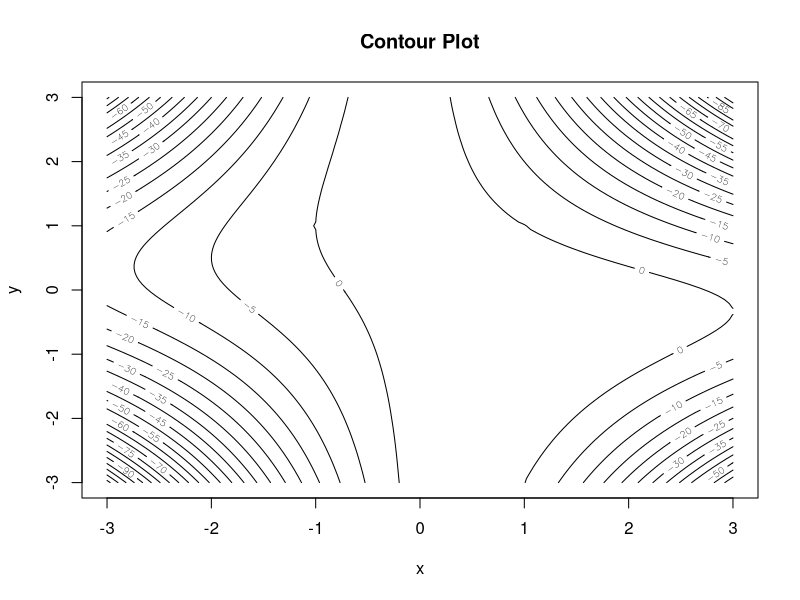

Source code (R):
## ---- chunk 1
knitr::opts_chunk$set(echo = TRUE)
## ---- chunk 2
# Define the function g(x, y)
g <- function(x, y) {
  -x^2 - x^2*y^2 - 2*x*y + 2*x + 2
}

# Partial derivatives
Dg_dx <- function(x, y) {
  -2*x - 2*x*y^2 - 2*y + 2
}
Dg_dy <- function(x, y) {
  -2*x^2*y - 2*x
}

# Second partial derivatives
D2g_dx2 <- function(x, y) {
  -2 - 2*y^2
}
D2g_dy2 <- function(x, y) {
  -2*x^2
}
D2g_dxdy <- function(x, y) {
  -4*x*y - 2
}

gradient <- function(x, y) {
  c((-2*x - 2*x*y^2 - 2*y + 2), (-2*x^2*y - 2*x))
}

# prepare contour/3d-plot
plot_contour <-function(){
  x1grid <- seq(-3, 3, length.out = 100)
  x2grid <- seq(-3, 3, length.out = 100)
  dx1 <- length(x1grid)
  dx2 <- length(x2grid)
  dx  <- dx1*dx2
  gx  <- matrix(rep(NA, dx), nrow=dx1)
  for (i in 1:dx1)
    for (j in 1:dx2)
    {
      gx[i,j] <- g(x1grid[i], x2grid[j])
    }
  mgx <- matrix(gx, nrow=dx1, ncol=dx2)
  contour(x1grid, x2grid, mgx, nlevels=20,xlab="x",ylab="y",main="Contour Plot")  
}

plot_contour()
## ---- chunk 3
#Hessian Matrix
H <- function(x,y) {
  matrix(c((-2-2*y^2), (-4*x*y-2), (-4*x*y-2), (-2*x^2)), ncol = 2)
}

## ---- chunk 4
# Newton's method for finding a local maximum
newton_method <- function(initial_guess, eps = 0.0001) {
  xy <- initial_guess
  xy1 <- initial_guess + c(2, 2)  # xy1 is xy(t-1); starting value here just to ensure
                                  #that while-condition is met 
  
  while (sum(abs(xy - xy1)) > eps) {
    xy1 <- xy
    gradient <- c(Dg_dx(xy[1], xy[2]), Dg_dy(xy[1], xy[2]))
    hessian <- H(xy[1],xy[2])
    
    # Update using Newton's method
    xy <- xy1 - (solve(hessian) %*% gradient)
  }
  xy
}

# Initial guess
initial_guess <- c(0, 0)

# Apply Newton's method
result <- newton_method(initial_guess)

cat("Local maximum found at:(", result[1],",",result[2], ")\n")
cat("Value of g at the local maximum:", g(result[1], result[2]), "\n")

## ---- chunk 5

# Set of different starting values
starting_values <- list(c(2, 0), c(-1, -2), c(0, 1), c(-2, 2))

# Run Newton's method for each starting value
for (start_val in starting_values) {
  
  cat("Starting value::", start_val, "\n")
  result <- newton_method(start_val)
  
  cat("Converged to:", result, "\n")
  
  # Calculate gradient and Hessian at the final converged point
  gradient_final <- c(Dg_dx(result[1], result[2]), Dg_dy(result[1], result[2]))
  hessian_final <- H(result[1], result[2])
  
  cat("Gradient at converged point:", gradient_final, "\n")
  cat("Hessian at converged point:\n")
  print(hessian_final)
  eigenvalues <- eigen(hessian_final)$values
  
  # Check the signs of eigenvalues
  if(all(eigenvalues > 0)) {
    cat("****Local Minimum****\n\n")
  } else if(all(eigenvalues < 0)) {
    cat("****Local Maximum****\n\n")
  } else {
    cat("****Saddle Point****\n\n")
  }
}

## ---- chunk 6
x <- c(0, 0, 0, 0.1, 0.1, 0.3, 0.3, 0.9, 0.9, 0.9)
y <- c(0, 0, 1, 0, 1, 1, 1, 0, 1, 1)

logistic_function <- function(beta) {
  return(1 / (1 + exp(-(beta[1] + beta[2] * x))))
}
#loglikelihood funtion
g <- function(beta) {
  p <- logistic_function(beta)
  return(sum((y * log(p)) + ((1 - y) * log(1 - p))))
}
#partial derivatives
dg1 <- function(beta)
{
  p <- logistic_function(beta)
  return(sum(p - y))
}

dg2 <- function(beta)
{
  p <- logistic_function(beta)
  return(sum((p - y) * x))
}
#gradian mtrix
gradient <- function(beta)
{
  c(dg1(beta), dg2(beta))
}

#Steepest ascent function:
steepestasc <- function(beta0, eps=1e-8, alpha0=1)
{
 
  no_of_gradient_evaluation<-1
  no_of_function_evaluation<-0
  beta   <- beta0
  conv <- 999
  while(conv>eps)
  {
    alpha <- alpha0
    beta1   <- beta
    beta    <- (beta1 - alpha*gradient(beta1))
    
    while (g(beta)<g(beta1))
    {
      alpha <- (alpha/2)
      beta    <- (beta1 - alpha*gradient(beta1))
      no_of_gradient_evaluation <-no_of_gradient_evaluation+1
      no_of_function_evaluation<-no_of_function_evaluation + 2
    }
    no_of_function_evaluation<-no_of_function_evaluation + 2
    conv <- sum((beta-beta1)*(beta-beta1))
  }
  return(list(beta=beta,nof=no_of_function_evaluation,nog=no_of_gradient_evaluation))
}
## ---- chunk 7
cat("Given values for starting values -0.2, 1 :\n")
  unlist(steepestasc(c(-0.2, 1),1e-5))
cat("Given values for starting values -1.9, 2 :\n")
    unlist(steepestasc(c(-1.9, 2),1e-5))
## ---- chunk 8
    negative_g <- function(beta) {
      p <- logistic_function(beta)
      return(-sum((y * log(p)) + ((1 - y) * log(1 - p))))
    }
    cat("Optim function with method BFGS \n")
    optim_result_BFGS <- optim(par = c(-0.2, 1), fn = negative_g, method="BFGS")
    print(unlist(optim_result_BFGS))
    
    cat("Optim function with method Nelder-Mead \n")
    optim_result_Nelder <- optim(par = c(-0.2, 1), fn = negative_g, method = "Nelder-Mead")
    print(unlist(optim_result_Nelder))
## ---- chunk 9
unlist(steepestasc(c(-1.9, 2),1e-8))
## ---- chunk 10
    data <- data.frame(x = x, y = y)
    model <- glm(y ~ x, data = data, family = binomial)
    summary(model)
